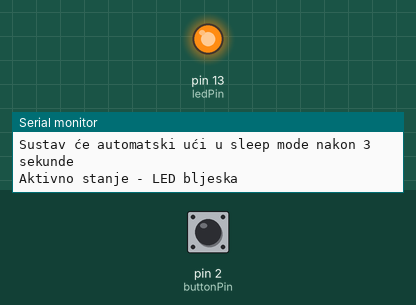
Simulated run of this sketch. Board: Arduino Uno, built with avr-gcc and run on an emulated ATmega328P. On the bench: output pins drawn as LEDs (lit = HIGH), the last lines printed to the serial monitor. The test bench sets the inputs (shaded band); at power-on: pin 2 (buttonPin) HIGH. Sleep ends after the set time or at an interrupt.

Above: at 1.3 s.
1.4 s: pin 2 (buttonPin) pulled LOW for 3 s
At 3.5 s:
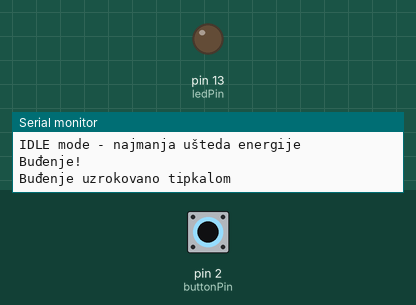
Timing chart, 0 to 13.2 s (numbered marks = the images above; inputs shaded):
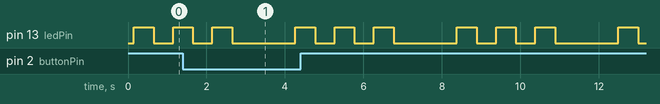

Measured:
- by itself, pin 13 (ledPin): repeats every 4.1 s: HIGH 0.50 s, LOW 1.6 s, 2 × (HIGH 0.50 s, LOW 0.50 s)

The sketch:

sketch.ino
```cpp
/**
 * @file power_management_system.ino
 * @brief Arduino sustav za upravljanje potrošnjom energije.
 *
 * @mainpage Sustav za upravljanje potrošnjom energije
 *
 * @section opis Opis
 * Ovaj Arduino projekt demonstrira tehnike štednje energije korištenjem različitih sleep
 * modova. Cijan LED bljeska 3 sekunde, nakon čega sustav ulazi u niskoenergetski
 * sleep mode. Buđenje je moguće pomoću tipkala (vanjski prekid) ili nakon
 * vremenskog intervala korištenjem Timer1 (~8 sekundi).
 *
 * @section hardver Hardversko postavljanje
 * - LED povezan na pin 13
 * - Tipkalo povezano na pin 2 (koristi se s vanjskim prekidom INT0)
 *
 * @section biblioteke Biblioteke
 * - AVR Sleep biblioteka
 * - AVR Interrupt biblioteka
 * - AVR Power biblioteka
 *
 * @section napomene Napomene
 * - Tipkalo koristi unutarnji pull-up otpornik i aktivira se na padajućem bridu
 * - Timer1 je konfiguriran za buđenje uređaja približno svakih 8 sekundi
 *
 * @section autor Autor
 * - Kreirano Filip Bačić na 09.04.2025.
 */

// Biblioteke
#include <avr/sleep.h>     ///< Biblioteka za sleep modove
#include <avr/interrupt.h> ///< Biblioteka za rukovanje prekidima
#include <avr/power.h>     ///< Biblioteka za upravljanje energijom

// Definicije pinova
const int ledPin = 13;     ///< Pin spojen na LED
const int buttonPin = 2;   ///< Pin spojen na tipkalo (INT0)

// Globalne varijable
volatile bool wakeFlag = false;  ///< Zastavica koja određuje stanje buđenja
volatile uint8_t sleepMode = 1;  ///< Način sleep moda (1: IDLE, 2: POWER_DOWN, 3: POWER_SAVE)
unsigned long sleepCycles = 0;   ///< Brojač ciklusa spavanja

/**
 * @brief Vanjski prekidni servis za tipkalo
 * Ovaj ISR se aktivira kada je tipkalo pritisnuto (padajući brid),
 * i postavlja zastavicu za buđenje uređaja.
 */
void buttonInterrupt() {
  wakeFlag = true;
}

/**
 * @brief Timer1 prekidni servis rutina
 * Ovaj ISR se automatski aktivira nakon isteka timera,
 * i postavlja zastavicu za buđenje uređaja.
 */
ISR(TIMER1_OVF_vect) {
  wakeFlag = true;
}

/**
 * @brief Arduino setup funkcija
 * Inicijalizira serijsku komunikaciju, postavlja pinove, konfigurira vanjski prekid,
 * i postavlja mikrokontroler za korištenje sleep modova.
 */
void setup() {
  Serial.begin(9600);  ///< Inicijalizacija serijske komunikacije

  pinMode(ledPin, OUTPUT);        ///< Postavi LED pin kao izlaz
  pinMode(buttonPin, INPUT_PULLUP); ///< Postavi tipkalo kao ulaz s pull-up otpornikom

  attachInterrupt(digitalPinToInterrupt(buttonPin), buttonInterrupt, FALLING); ///< Konfiguriraj vanjski prekid na padajući brid

  // Prikaži početne informacije
  Serial.println(F("=== Sustav za upravljanje potrošnjom energije ==="));
  Serial.println(F("Tipkalo na pinu 2 za buđenje"));
  Serial.println(F("LED na pinu 13 pokazuje aktivno stanje"));
  Serial.println(F("Sustav će automatski ući u sleep mode nakon 3 sekunde"));
}

/**
 * @brief Arduino glavna loop funkcija
 * Bljeska LED 3 sekunde, zatim ulazi u sleep mode.
 * Budi se na pritisak tipkala ili Timer1 prekid.
 */
void loop() {
  // Aktivno stanje - LED bljeska
  Serial.println(F("\nAktivno stanje - LED bljeska"));
  for (int i = 0; i < 3; i++) {
    digitalWrite(ledPin, HIGH);
    delay(500);
    digitalWrite(ledPin, LOW);
    delay(500);
  }

  // Promjena sleep moda nakon svakih 3 ciklusa
  if (sleepCycles % 3 == 0 && sleepCycles > 0) {
    sleepMode = (sleepMode % 3) + 1;
    Serial.print(F("Promjena sleep moda na: "));
    switch (sleepMode) {
      case 1: Serial.println(F("IDLE")); break;
      case 2: Serial.println(F("POWER_DOWN")); break;
      case 3: Serial.println(F("POWER_SAVE")); break;
    }
  }

  // Ulazak u sleep mode
  Serial.print(F("Ulazim u sleep mode... (#"));
  Serial.print(sleepCycles + 1);
  Serial.println(F(")"));
  delay(100); // Daj vremena serijskoj komunikaciji da završi

  goToSleep(); // Ulazi u sleep mode

  // Nakon buđenja
  sleepCycles++;
  Serial.println(F("Buđenje!"));

  // Prikaži način buđenja
  if (digitalRead(buttonPin) == LOW) {
    Serial.println(F("Buđenje uzrokovano tipkalom"));
  } else {
    Serial.println(F("Buđenje uzrokovano Timerom"));
  }

  delay(1000); // Kratak odmor prije ponovnog ciklusa
}

/**
 * @brief Konfigurira Timer1 za buđenje nakon ~8 sekundi
 */
void setupTimer1() {
  // Resetiraj Timer1
  TCCR1A = 0;
  TCCR1B = 0;
  TCNT1 = 0;

  // Postavi prescaler na 1024
  TCCR1B |= (1 << CS12) | (1 << CS10);

  // Omogući Timer1 overflow prekid
  TIMSK1 |= (1 << TOIE1);
}

/**
 * @brief Postavlja mikrokontroler u sleep mode do pojave prekida
 */
void goToSleep() {
  // Priprema za sleep mode
  wakeFlag = false;

  // Postavi odgovarajući sleep mode
  switch (sleepMode) {
    case 1:
      set_sleep_mode(SLEEP_MODE_IDLE);
      Serial.println(F("IDLE mode - najmanja ušteda energije"));
      break;
    case 2:
      set_sleep_mode(SLEEP_MODE_PWR_DOWN);
      Serial.println(F("POWER_DOWN mode - najveća ušteda energije"));
      break;
    case 3:
      set_sleep_mode(SLEEP_MODE_PWR_SAVE);
      Serial.println(F("POWER_SAVE mode - srednja ušteda energije"));
      break;
  }

  // Postavi Timer1 ako je IDLE ili POWER_SAVE mode
  if (sleepMode != 2) {
    setupTimer1();
  }

  // Isključi nepotrebne module za dodatnu uštedu energije
  if (sleepMode > 1) {
    power_adc_disable();
    power_spi_disable();
    power_twi_disable();
  }

  // Ugasi LED prije spavanja
  digitalWrite(ledPin, LOW);

  noInterrupts();      // Onemogući prekide tijekom pripreme
  sleep_enable();      // Omogući sleep mode
  interrupts();        // Ponovno omogući prekide prije spavanja

  sleep_cpu();         // Stavi CPU u sleep mode

  // Nastavak izvršavanja nakon buđenja
  sleep_disable();     // Onemogući sleep nakon buđenja

  // Ponovno omogući module nakon buđenja
  if (sleepMode > 1) {
    power_all_enable();
  }
}
```
